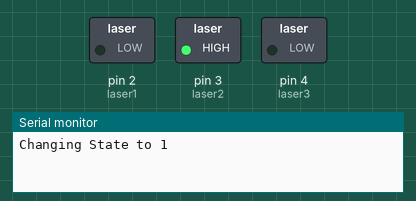
Recording of a sketch running on a simulated Arduino Uno, built with avr-gcc and run on an emulated ATmega328P. On the bench: switched loads named in the sketch (green lamp = pin HIGH), the last lines printed to the serial monitor. Random numbers use the default seed unless the sketch sets one.

Above: at 0.1 s.
At 4.1 s:
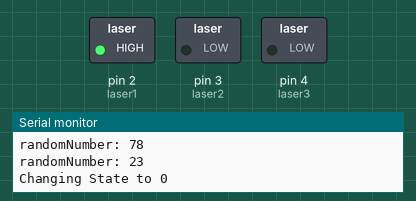
At 36.6 s:
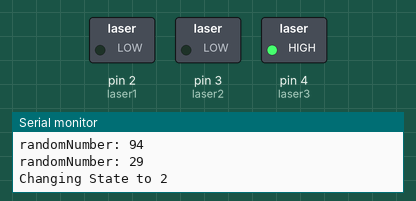
Timing chart, 0 to 38.1 s (numbered marks = the images above):
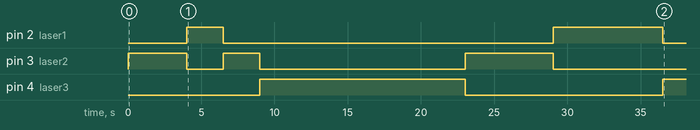

Measured:
- by itself, pin 2 (laser1): LOW → HIGH at 4.0 s, → LOW 2.5 s later, → HIGH 22.5 s later, → LOW 7.5 s later
- by itself, pin 3 (laser2): goes HIGH 4.0 s, LOW 2.5 s, HIGH 2.5 s, LOW 14.0 s, HIGH 6.0 s, then LOW
- by itself, pin 4 (laser3): LOW → HIGH at 9.0 s, → LOW 14.0 s later, → HIGH 13.5 s later

The sketch:

Laser_Test.ino
```cpp
/*
  Laser Test

  Testing cycling three lasers at random intervals
*/

const int laser1 = 2;
const int laser2 = 3;
const int laser3 = 4;
long stateNumber = 0;
long randomNumber = 0;

void setup() {
  // put your setup code here, to run once:
  pinMode(laser1, OUTPUT);
  pinMode(laser2, OUTPUT);
  pinMode(laser3, OUTPUT);
  Serial.begin(9600);
}

void loop() {
  // put your main code here, to run repeatedly:

  randomNumber = random(0,100);

  if (randomNumber < 10)
  {
    stateNumber = random(0,3);
    switchState();
  }
  delay(500);
  Serial.print("randomNumber: ");
  Serial.println(randomNumber);

}


void switchState() {
  Serial.print("Changing State to ");
  Serial.println(stateNumber);
  switch (stateNumber)
  {
    case 0:
      digitalWrite(laser1, HIGH);
      digitalWrite(laser2, LOW);
      digitalWrite(laser3, LOW);
      break;
    case 1:
      digitalWrite(laser1, LOW);
      digitalWrite(laser2, HIGH);
      digitalWrite(laser3, LOW);
      break;
    case 2:
      digitalWrite(laser1, LOW);
      digitalWrite(laser2, LOW);
      digitalWrite(laser3, HIGH);
      break;

  }
}
```
